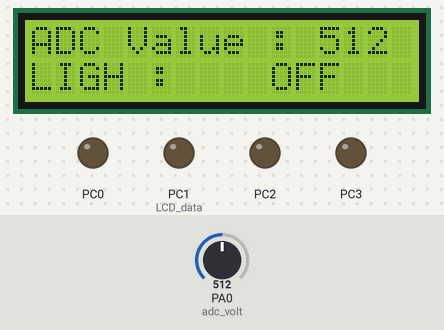
A program run on a simulated ATmega32, built with avr-gcc and emulated at 8 MHz. On the bench: 16×2 character LCD, output pins drawn as LEDs (lit = HIGH). Wiring (inferred from the names in the program): character LCD (HD44780): RS PD4; R/W PD5; E PD6; data PC4, PC5, PC6, PC7. Inputs (shaded band) come from the test bench; at power-on: PA0 (adc_volt) = 512. Pins used as bus, display or sensor lines are not drawn.

Above: at 2.8 s.
2.9 s: PA0 (adc_volt) set to 491
At 3.8 s:
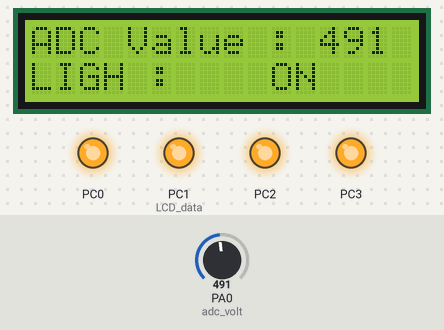
5.0 s: PA0 (adc_volt) set to 510
At 6.7 s:
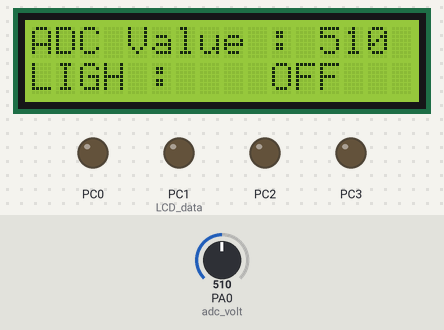
7.0 s: PA0 (adc_volt) set to 490
At 8.6 s:
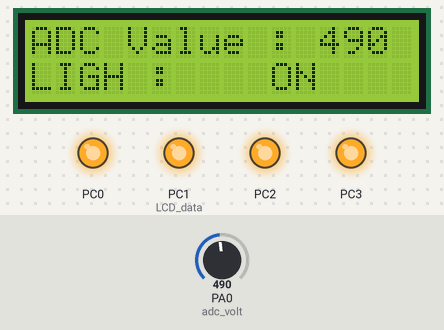
Timing chart, 0 to 10.1 s (numbered marks = the images above; inputs shaded):
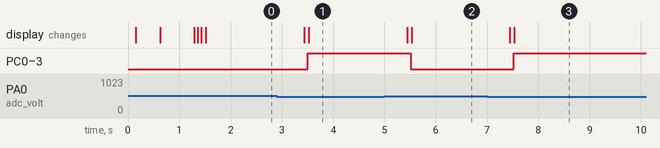

Measured:
- the behaviour switches between 501 and 500 on PA0 (adc_volt) (found by bisection; images 0 and 1)
- after the input at 2.9 s, PC0, PC1 (LCD_data), PC2, PC3: LOW → HIGH after 0.61 s; the display: first changes after 0.54 s (image 1 shows a later state)
- after the input at 5.0 s, PC0, PC1 (LCD_data), PC2, PC3: HIGH → LOW after 0.51 s; the display: first changes after 0.44 s (image 2 shows a later state)
- after the input at 7.0 s, PC0, PC1 (LCD_data), PC2, PC3: LOW → HIGH after 0.52 s; the display: first changes after 0.45 s (image 3 shows a later state)

The program:

main.c
```c
/*
 * day_12_lcd.c
 *
 * Created: 10/24/2017 7:45:08 PM
 * Author : User
 */
#define F_CPU 8000000UL
#include <avr/io.h>
#include <stdio.h>
#include <util/delay.h>
#include "lcd.h"
#include "adc.h"
char line[16];
//int adc_value = 0;

float adc_value = 0;
float adc_volt = 0;


int main(void)
{
	LCDInit(); // declare lcd data port and control port
    /* Replace with your application code */
	DDRC |= ((1<<0)|(1<<1)|(1<<2)|(1<<3));
	LCDInit(); //Initialize LCD Display
	adc_init();//Function call
	uint16_t adc_result=0;

	sprintf(line,"ADC Value : ");
	LCDGotoXY(1,1);
	LCDString(line);

	sprintf(line,"LIGH : ");
	LCDGotoXY(1,2);
	LCDString(line);

    while (1)
    {
		adc_result = 0;
		adc_result=adc_read();           // Read Analog value from channel-0

		sprintf(line,"%d", adc_result);
		LCDGotoXY(13,1);
		LCDString(line);


		if (adc_result > 500)
		{
			PORTC &= ~((1<<0)|(1<<1)|(1<<2)|(1<<3));
			sprintf(line,"OFF");
			LCDGotoXY(11,2);
			LCDString(line);

			_delay_ms(500);
		}
		else
		{
			PORTC |= ((1<<0)|(1<<1)|(1<<2)|(1<<3));
			sprintf(line,"ON");
			LCDGotoXY(11,2);
			LCDString(line);

			_delay_ms(500);
		}
    }
	//_delay_ms(50);
}
```

adc.c
```c
/*
 * adc.c
 *
 * Created: 10/29/2017 8:26:13 AM
 *  Author: User
 */

// 1. reference voltage selection
// 2. prescaller seletion
// 3. Enable adc
// 4. channel selection
// 5. adc data order
// 6. start conversion
// 7. read adc data


#include <avr/io.h>
#include "adc.h"

void adc_init(void)
{
	ADMUX |= (1<<REFS0);                         // For Aref=AVcc; reference voltage = 5v
	ADMUX &= ~(1<<REFS1);

	//ADMUX |= (1<<REFS0);                         // For Aref=AVcc; reference voltage = 2.56v
	//ADMUX |= (1<<REFS1);

	ADCSRA &= ~(1<<ADPS0); //Rrescalar div factor =64 - 011
	ADCSRA |= (1<<ADEN)|(1<<ADPS2)|(1<<ADPS1); //Rrescalar div factor =64 - 011
}

uint16_t adc_read(void)
{
	//5 channel selection
	ADMUX &= ~(1<<MUX0);
	ADMUX &= ~(1<<MUX1);
	ADMUX &= ~(1<<MUX2);
	ADMUX &= ~(1<<MUX3);

	//6. start conversion
	ADCSRA |= (1<<ADSC);
	while (bit_is_set(ADCSRA,ADSC));


	//read adc data
	return ADCW;
}

/*
uint16_t adc_read(uint8_t ch)
{
	//Select ADC Channel ch must be 0-7
	ch=ch&0b00000111;
	ADMUX|=ch;

	//Start Single conversion
	ADCSRA|=(1<<ADSC);

	//Wait for conversion to complete
	while(!(ADCSRA & (1<<ADIF)));

	//Clear ADIF by writing one to it
	//Note you may be wondering why we have write one to clear it
	//This is standard way of clearing bits in io as said in datasheets.
	//The code writes '1' but it result in setting bit to '0' !!!

	ADCSRA|=(1<<ADIF);

	return (ADC);
}

*/
```

adc.h
```c
/*
 * adc.h
 *
 * Created: 10/29/2017 8:23:27 AM
 *  Author: User
 */


//#ifndef ADC_H_
//#define ADC_H_


//#endif /* ADC_H_ */

void adc_init(void);
//uint16_t adc_read(uint8_t ch);
uint16_t adc_read(void);
```

lcd.c
```c
#include "lcd.h"

void LCDInit()
{

	LCD_CONTROL_DIRECTION |= (1<<LCD_RS); //Set DDRC_Of_RS as OUTPUT Pin.
	LCD_CONTROL_DIRECTION |= (1<<LCD_RW); //Set DDRC_Of_RW as OUTPUT Pin.
	LCD_CONTROL_DIRECTION |= (1<<LCD_E); //Set DDRC_Of_E as OUTPUT Pin.

	LCD_DATA_DIRECTION |= (1<<LCD_D4); //Set DDRC_Of_D4 as OUTPUT Pin.
	LCD_DATA_DIRECTION |= (1<<LCD_D5); //Set DDRC_Of_D5 as OUTPUT Pin.
	LCD_DATA_DIRECTION |= (1<<LCD_D6); //Set DDRC_Of_D6 as OUTPUT Pin.
	LCD_DATA_DIRECTION |= (1<<LCD_D7); //Set DDRC_Of_D7 as OUTPUT Pin.


	LCD_CONTROL_PORT &= ~(1<<LCD_RS); //PORT_Of_RS goes to LOW for Command Mode
	LCD_CONTROL_PORT &= ~(1<<LCD_E); //Clear of PORT_Of_E (Initialize stage is zero)
	_delay_ms(150);

	LCDSendCmd4BIT(0x03); // 8-bit data length (Repeat 3-times for clear lcd memory)
	_delay_ms(150);
	LCDSendCmd4BIT(0x03); // 8-bit data length (Repeat 3-times for clear lcd memory)
	_delay_ms(150);
	LCDSendCmd4BIT(0x03); // 8-bit data length (Repeat 3-times for clear lcd memory)
	_delay_ms(150);

	LCDSendCmd4BIT(0x02); 	//Set to 4 bit operation
	LCDSendCmd(0x28);		//function set, 4 line, 8-bit, character size=5x7
	//LCDClear();				//clear display (0x01)
	//LCDOff();				//turn off the LCD (0x08)
	LCDOn();				//turn on the LCD (0x0C)
	LCDSendCmd(0x06); 		//Sets mode to increment the address by one and to shift the cursor to the right at the time of write to the DD/CGRAM.
	LCDSendCmd(DDRAM_PTR); 	//set DDRAM Address (0x80)
}


void LCDGotoXY(unsigned char x,unsigned char y)
{
	if(y == 1)
	{
		LCDSendCmd(DDRAM_PTR + LINE1_ADDR + x-1);
	}
	else if(y == 2)
	{
		LCDSendCmd(DDRAM_PTR + LINE2_ADDR + x-1);
	}
	else if(y == 3)
	{
		LCDSendCmd(DDRAM_PTR + LINE3_ADDR + x-1);
	}
	else if(y == 4)
	{
		LCDSendCmd(DDRAM_PTR + LINE4_ADDR + x-1);
	}
}

void LCDSendCmd(unsigned char ucCmd)
{
	//LCD_RS=LCD_cmd;
	LCD_CONTROL_PORT &= ~(1<<LCD_RS);

	LCDSendCmd4BIT(ucCmd>>4);
	LCDSendCmd4BIT(ucCmd);
}


void LCDSendData (unsigned char ucData)
{
	//LCD_RS=LCD_data;
	LCD_CONTROL_PORT |= (1<<LCD_RS);

	LCDSendCmd4BIT(ucData>>4);
	LCDSendCmd4BIT(ucData);
}


void LCDSendCmd4BIT(unsigned char ucCmd)
{

	if(ucCmd&0x01) LCD_DATA_PORT |= (1<<LCD_D4);
	else LCD_DATA_PORT &= ~(1<<LCD_D4);

	if(ucCmd&0x02) LCD_DATA_PORT |= (1<<LCD_D5);
	else LCD_DATA_PORT &= ~(1<<LCD_D5);

	if(ucCmd&0x04) LCD_DATA_PORT |= (1<<LCD_D6);
	else LCD_DATA_PORT &= ~(1<<LCD_D6);

	if(ucCmd&0x08) LCD_DATA_PORT |= (1<<LCD_D7);
	else LCD_DATA_PORT &= ~(1<<LCD_D7);

	LCD_CONTROL_PORT |= (1<<LCD_E);
	LCD_CONTROL_PORT &= ~(1<<LCD_E);

	_delay_ms(2);
}


void LCDPutchar(char c)
{
	LCDSendData(c);
}


void LCDString(char *msg)
{
	uint8_t len = 0;

	while(*msg)
	{
		LCDPutchar(*msg);
		msg++;
		len++;
	}

	while(LCD_MAX_CHAR_IN_LINE - len)
	{
		LCDPutchar(0x20); // Space
		len++;
	}

}


void LCDShowCursor()
{
	LCDSendCmd(0x0E); // Display on, Cursor On and Blink On;
}


void LCDHideCursor()
{
	LCDSendCmd(0x0C); // Display on, Cursor Off and Blink Off;
}


void LCDRefresh()
{

	//LCD_RS= LCD_cmd;
	LCD_CONTROL_PORT &= ~(1<<LCD_RS);
	//LCD_E = LCD_DISABLE;
	LCD_CONTROL_PORT &= ~(1<<LCD_E);

	_delay_ms(2);

	LCDSendCmd4BIT(0x03);
	_delay_ms(2);

	LCDSendCmd4BIT(0x03);
	_delay_ms(2);

	LCDSendCmd4BIT(0x03);
	_delay_ms(2);

	LCDSendCmd4BIT(0x02);
	_delay_ms(2);

	LCDSendCmd(0x28);		//function set, 4 line, 8-bit, character size=5x7
	LCDSendCmd(0x02 );
	LCDOn();				//turn on the LCD
	LCDSendCmd(0x06);
	LCDSendCmd(DDRAM_PTR); 	//set DDRAM Address
}
```

lcd.h
```c
#define F_CPU 8000000UL

#include <avr/io.h>		// include I/O definitions (port names, pin names, etc)
#include <util/delay.h>


#define LCD_CONTROL_PORT			PORTD
#define LCD_CONTROL_DIRECTION		DDRD
#define LCD_DATA_PORT				PORTC
#define LCD_DATA_DIRECTION			DDRC
#define LCD_RS 						4	//LCD PIN 4
#define LCD_RW						5	//LCD PIN 5 connect to GND.
#define LCD_E 						6	//LCD PIN 6
#define LCD_D4						4	//LCD PIN 11
#define LCD_D5						5	//LCD PIN 12
#define LCD_D6						6	//LCD PIN 13
#define LCD_D7						7	//LCD PIN 14


#define LCD_MAX_CHAR_IN_LINE 		20


#define LCD_cmd							0 //RS=0 for command mode.
#define LCD_data						1 //RS=1 for command mode.

#define LCD_ENABLE 						1 //LCD Enable(E) set 0-to-1 for executing the current instruction
#define LCD_DISABLE 					0 //LCD Enable(E) set 0-to-1 for executing the current instruction


//Entry modes, use at initialization
#define LCD_CURSOR_SHIFT_LEFT_MODE		0x04// 0000 0100
#define LCD_DISPLAY_SHIFT_LEFT_MODE		0x05// 0000 0101
#define LCD_CURSOR_SHIFT_RIGHT_MODE		0x06// 0000 0110
#define LCD_DISPLAY_SHIFT_RIGHT_MODE	0x07// 0000 0111


//DDRAM Addresses
#define DDRAM_PTR  0x80   // Address Display Data RAM pointer
#define LINE1_ADDR 0x00   // Start of line 1 in the DD-Ram
#define LINE2_ADDR 0x40   // Start of line 2 in the DD-Ram
#define LINE3_ADDR 0x14   // Start of line 3 in the DD-Ram
#define LINE4_ADDR 0x54   // Start of line 4 in the DD-Ram


//Display modes, use at initialization
#define LCDOff()				LCDSendCmd(0x08)
#define LCDOn()					LCDSendCmd(0x0C)
#define LCDCursorOff()			LCDSendCmd(0x0C)
#define LCDCursorNoBlink()		LCDSendCmd(0x0E)
#define LCDCursorBlink()		LCDSendCmd(0x0F)
#define LCDClear()				LCDSendCmd(0x01); _delay_ms(10)
#define LCDCursorHome()			LCDSendCmd(0x02)
#define LCDCursorLeft()			LCDSendCmd(0x10)
#define LCDCursorRight()		LCDSendCmd(0x14)
#define LCDDisplayShiftLeft()	LCDSendCmd(0x1C)
#define LCDDisplayShiftRight()	LCDSendCmd(0x18)


void LCDSendCmd4BIT(unsigned char ucCmd);

void LCDSendCmd(unsigned char ucCmd);
void LCDSendData (unsigned char ucData);

void LCDGotoXY(unsigned char x,unsigned char y);

void LCDInit(void);

void LCDString(char *msg);

void LCDShowCursor(void);

void LCDHideCursor(void);

void LCDRefresh(void);

void LCDPutchar(char c);
```
